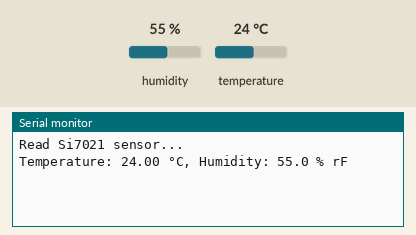
Recording of a sketch running on a simulated Arduino Uno, built with avr-gcc and run on an emulated ATmega328P. On the bench: the last lines printed to the serial monitor. The test bench sets the inputs (shaded band); at power-on: humidity 55 %, temperature 24 °C.

Above: at 3.2 s.
3.3 s: humidity set to 22 %
At 4.8 s:
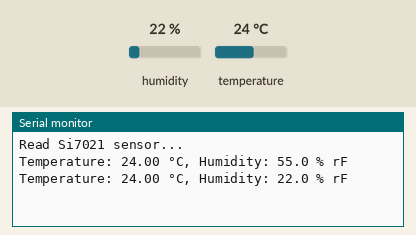
5.5 s: temperature set to 12 °C
At 6.9 s:
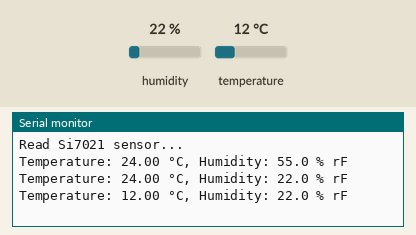
7.7 s: humidity set to 40 %
At 9.1 s:
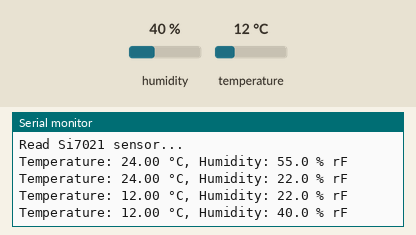
Timing chart, 0 to 10.7 s (numbered marks = the images above; inputs shaded):
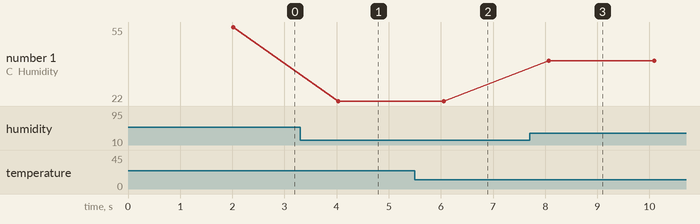

The sketch:

Si7021.ino
```cpp
/*
   si7021.ino
   Reads measuring data from Si7021 Sensor.
   (c) Claus Kuehnel 2018-11-26 info@ckuehnel.ch

   based on: SparkFun Si7021 Breakout Example

   The library used in this example can be found here:
   https://github.com/sparkfun/Si7021_Breakout/tree/master/Libraries

   Hardware Connections:
      Si7021 ---------------- Arduino
      (-) ------------------- GND
      (+) ------------------- 3.3V (VCC)
       CL ------------------- SCL
       DA ------------------- SDA
*/

#include "SparkFun_Si7021_Breakout_Library.h"
#include <Wire.h>

float humi = 0;
float temp = 0;

//Create Instance of HTU21D or SI7021 temp and humidity sensor
Weather sensor;

//#define Serial SerialUSB // for Arduino M0/

void setup()
{
  Serial.begin(115200);   // open serial over USB at 115200 baud
  delay(2000);
  Serial.println("Read Si7021 sensor...");

  sensor.begin(); //Initialize the I2C sensors and ping them
  Serial.println();
}

void loop()
{
  getWeather();
  printInfo();
  delay(2000);
}

void getWeather()
{
  // Measure Relative Humidity from the HTU21D or Si7021
  humi = sensor.getRH();

  // Measure Temperature from the HTU21D or Si7021
  temp = sensor.getTemp();
  // Temperature is measured every time RH is requested.
  // It is faster, therefore, to read it from previous RH
  // measurement with getTemp() instead with readTemp()
}

void printInfo()
{
  Serial.print("Temperature: "); Serial.print(temp); Serial.print(" °C, ");
  Serial.print("Humidity: "); Serial.print(humi, 1); Serial.println(" % rF");
}
```

Measured:
- after the input at 3.3 s, the serial monitor: prints a new line after 0.73 s (image 1)
- after the input at 5.5 s, the serial monitor: prints a new line after 0.55 s (image 2)
- after the input at 7.7 s, the serial monitor: prints a new line after 0.37 s (image 3)
- plotted number 1: 55 → 22 after the input at 3.3 s, 22 → 40 after the input at 7.7 s
